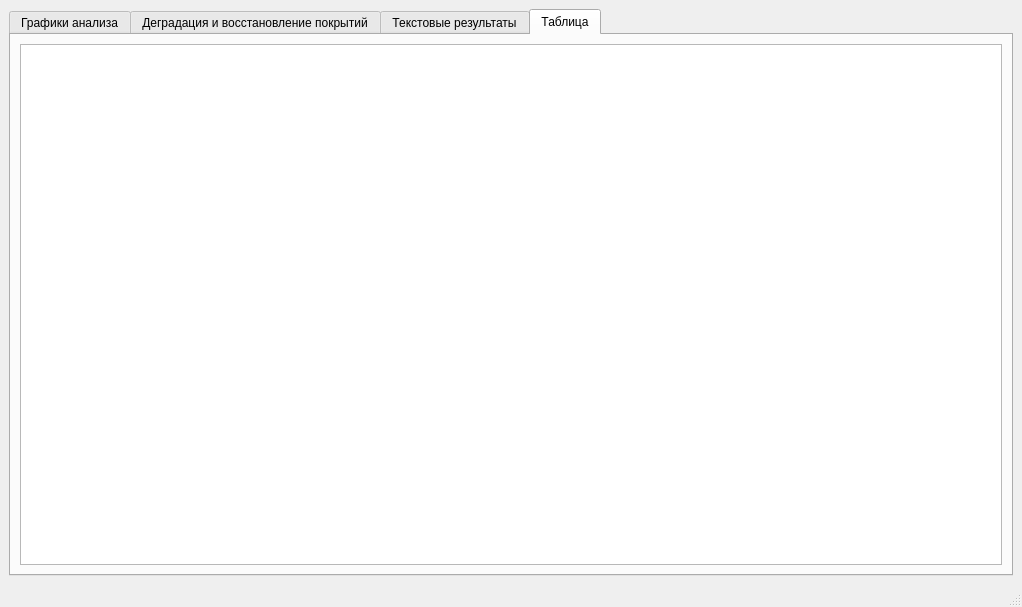
<?xml version="1.0" encoding="UTF-8"?>
<ui version="4.0">
 <class>MainWindow</class>
 <widget class="QMainWindow" name="MainWindow">
  <property name="geometry">
   <rect>
    <x>0</x>
    <y>0</y>
    <width>1022</width>
    <height>607</height>
   </rect>
  </property>
  <property name="sizePolicy">
   <sizepolicy hsizetype="Preferred" vsizetype="Preferred">
    <horstretch>0</horstretch>
    <verstretch>0</verstretch>
   </sizepolicy>
  </property>
  <property name="windowTitle">
   <string>MainWindow</string>
  </property>
  <widget class="QWidget" name="centralwidget">
   <property name="sizePolicy">
    <sizepolicy hsizetype="Maximum" vsizetype="Maximum">
     <horstretch>0</horstretch>
     <verstretch>0</verstretch>
    </sizepolicy>
   </property>
   <layout class="QVBoxLayout" name="verticalLayout_2">
    <item>
     <widget class="QTabWidget" name="tabWidget">
      <property name="currentIndex">
       <number>3</number>
      </property>
      <widget class="QWidget" name="charts_tab">
       <attribute name="title">
        <string>Графики анализа</string>
       </attribute>
       <layout class="QVBoxLayout" name="verticalLayout_5">
        <item>
         <layout class="QHBoxLayout" name="horizontalLayout">
          <item>
           <widget class="QPushButton" name="previous_button">
            <property name="maximumSize">
             <size>
              <width>150</width>
              <height>30</height>
             </size>
            </property>
            <property name="text">
             <string>Предыдущий датасет</string>
            </property>
           </widget>
          </item>
          <item>
           <widget class="QLabel" name="dataset_name">
            <property name="font">
             <font>
              <pointsize>16</pointsize>
             </font>
            </property>
            <property name="text">
             <string>Номер датасета</string>
            </property>
            <property name="alignment">
             <set>Qt::AlignCenter</set>
            </property>
           </widget>
          </item>
          <item>
           <widget class="QPushButton" name="next_button">
            <property name="maximumSize">
             <size>
              <width>150</width>
              <height>30</height>
             </size>
            </property>
            <property name="text">
             <string>Следующий датасет</string>
            </property>
           </widget>
          </item>
         </layout>
        </item>
        <item>
         <widget class="QScrollArea" name="scrollArea">
          <property name="horizontalScrollBarPolicy">
           <enum>Qt::ScrollBarAlwaysOff</enum>
          </property>
          <property name="widgetResizable">
           <bool>true</bool>
          </property>
          <widget class="QWidget" name="scrollAreaWidgetContents">
           <property name="geometry">
            <rect>
             <x>0</x>
             <y>0</y>
             <width>978</width>
             <height>461</height>
            </rect>
           </property>
           <layout class="QGridLayout" name="gridLayout">
            <property name="sizeConstraint">
             <enum>QLayout::SetDefaultConstraint</enum>
            </property>
            <item row="3" column="0">
             <layout class="QGridLayout" name="charts_container">
              <property name="sizeConstraint">
               <enum>QLayout::SetMinAndMaxSize</enum>
              </property>
              <item row="1" column="1">
               <widget class="ScaledImageLabel" name="ecdf_func">
                <property name="sizePolicy">
                 <sizepolicy hsizetype="Preferred" vsizetype="Preferred">
                  <horstretch>0</horstretch>
                  <verstretch>0</verstretch>
                 </sizepolicy>
                </property>
                <property name="text">
                 <string/>
                </property>
                <property name="scaledContents">
                 <bool>false</bool>
                </property>
               </widget>
              </item>
              <item row="2" column="1">
               <widget class="ScaledImageLabel" name="linear_normal_dispersion_func">
                <property name="sizePolicy">
                 <sizepolicy hsizetype="Preferred" vsizetype="Preferred">
                  <horstretch>0</horstretch>
                  <verstretch>0</verstretch>
                 </sizepolicy>
                </property>
                <property name="text">
                 <string/>
                </property>
                <property name="scaledContents">
                 <bool>false</bool>
                </property>
               </widget>
              </item>
              <item row="2" column="0">
               <widget class="ScaledImageLabel" name="veybula_linear_func">
                <property name="sizePolicy">
                 <sizepolicy hsizetype="Preferred" vsizetype="Preferred">
                  <horstretch>0</horstretch>
                  <verstretch>0</verstretch>
                 </sizepolicy>
                </property>
                <property name="text">
                 <string/>
                </property>
                <property name="scaledContents">
                 <bool>false</bool>
                </property>
               </widget>
              </item>
              <item row="1" column="0">
               <widget class="ScaledImageLabel" name="life_time_gistogram">
                <property name="enabled">
                 <bool>true</bool>
                </property>
                <property name="sizePolicy">
                 <sizepolicy hsizetype="Preferred" vsizetype="Preferred">
                  <horstretch>0</horstretch>
                  <verstretch>0</verstretch>
                 </sizepolicy>
                </property>
                <property name="text">
                 <string/>
                </property>
                <property name="scaledContents">
                 <bool>false</bool>
                </property>
               </widget>
              </item>
              <item row="3" column="0">
               <widget class="ScaledImageLabel" name="linear_lognormal_dispersion_func">
                <property name="enabled">
                 <bool>true</bool>
                </property>
                <property name="sizePolicy">
                 <sizepolicy hsizetype="Preferred" vsizetype="Preferred">
                  <horstretch>0</horstretch>
                  <verstretch>0</verstretch>
                 </sizepolicy>
                </property>
                <property name="text">
                 <string/>
                </property>
                <property name="scaledContents">
                 <bool>false</bool>
                </property>
                <property name="alignment">
                 <set>Qt::AlignCenter</set>
                </property>
               </widget>
              </item>
             </layout>
            </item>
            <item row="2" column="0">
             <layout class="QVBoxLayout" name="verticalLayout_4">
              <item>
               <layout class="QVBoxLayout" name="verticalLayout">
                <item>
                 <widget class="QLabel" name="label_3">
                  <property name="font">
                   <font>
                    <pointsize>16</pointsize>
                   </font>
                  </property>
                  <property name="text">
                   <string>Гамма-распределение</string>
                  </property>
                  <property name="alignment">
                   <set>Qt::AlignCenter</set>
                  </property>
                 </widget>
                </item>
                <item>
                 <widget class="ScaledImageLabel" name="gamma_funcs">
                  <property name="text">
                   <string/>
                  </property>
                 </widget>
                </item>
               </layout>
              </item>
             </layout>
            </item>
           </layout>
          </widget>
         </widget>
        </item>
       </layout>
      </widget>
      <widget class="QWidget" name="tab_2">
       <attribute name="title">
        <string>Деградация и восстановление покрытий</string>
       </attribute>
       <layout class="QVBoxLayout" name="verticalLayout_6">
        <item>
         <widget class="QLabel" name="label">
          <property name="font">
           <font>
            <pointsize>16</pointsize>
           </font>
          </property>
          <property name="text">
           <string>Анализ имитационного моделирования деградации и восстановления защитных покрытий</string>
          </property>
          <property name="alignment">
           <set>Qt::AlignCenter</set>
          </property>
         </widget>
        </item>
        <item>
         <widget class="ScaledImageLabelHorizontal" name="modeling_func">
          <property name="text">
           <string/>
          </property>
          <property name="scaledContents">
           <bool>false</bool>
          </property>
          <property name="alignment">
           <set>Qt::AlignCenter</set>
          </property>
         </widget>
        </item>
       </layout>
      </widget>
      <widget class="QWidget" name="text_output_tab">
       <attribute name="title">
        <string>Текстовые результаты</string>
       </attribute>
       <layout class="QVBoxLayout" name="verticalLayout_8">
        <item>
         <widget class="QPlainTextEdit" name="text_output">
          <property name="readOnly">
           <bool>true</bool>
          </property>
         </widget>
        </item>
       </layout>
      </widget>
      <widget class="QWidget" name="tab">
       <attribute name="title">
        <string>Таблица</string>
       </attribute>
       <layout class="QVBoxLayout" name="verticalLayout_7">
        <item>
         <widget class="QTableWidget" name="table">
          <property name="editTriggers">
           <set>QAbstractItemView::NoEditTriggers</set>
          </property>
         </widget>
        </item>
       </layout>
      </widget>
     </widget>
    </item>
   </layout>
  </widget>
  <widget class="QMenuBar" name="menubar">
   <property name="geometry">
    <rect>
     <x>0</x>
     <y>0</y>
     <width>1022</width>
     <height>22</height>
    </rect>
   </property>
  </widget>
  <widget class="QStatusBar" name="statusbar"/>
 </widget>
 <customwidgets>
  <customwidget>
   <class>ScaledImageLabel</class>
   <extends>QLabel</extends>
   <header>app.widgets.image_label</header>
  </customwidget>
  <customwidget>
   <class>ScaledImageLabelHorizontal</class>
   <extends>QLabel</extends>
   <header>app.widgets.image_label_horizontal</header>
  </customwidget>
 </customwidgets>
 <resources/>
 <connections/>
</ui>
